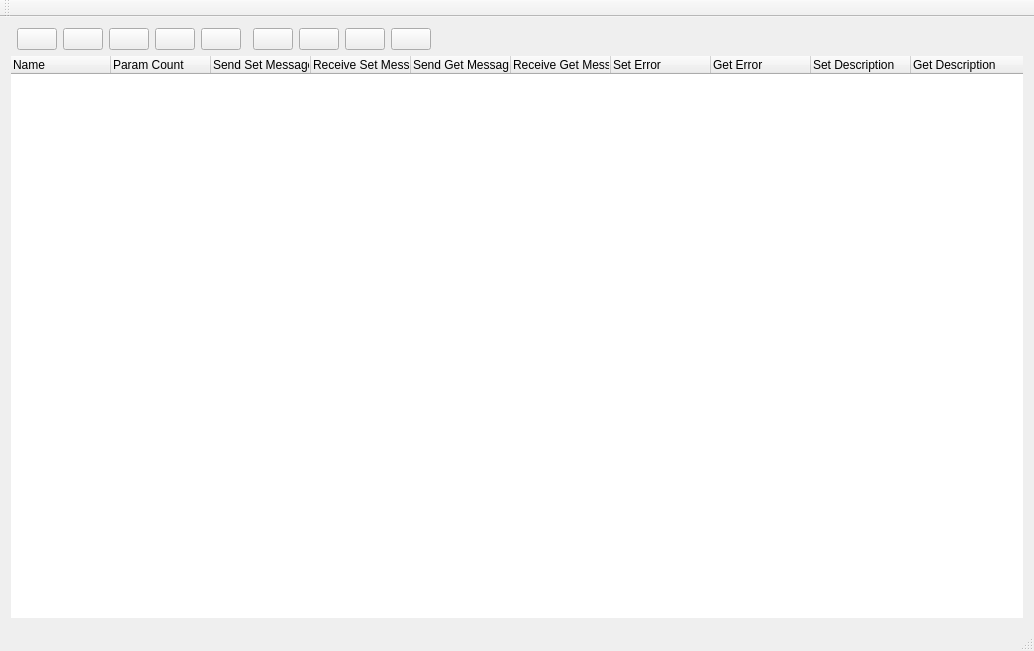
<?xml version="1.0" encoding="UTF-8"?>
<ui version="4.0">
 <class>MainWindow</class>
 <widget class="QMainWindow" name="MainWindow">
  <property name="geometry">
   <rect>
    <x>0</x>
    <y>0</y>
    <width>1034</width>
    <height>651</height>
   </rect>
  </property>
  <property name="windowTitle">
   <string>MainWindow</string>
  </property>
  <property name="styleSheet">
   <string notr="true"/>
  </property>
  <widget class="QWidget" name="centralWidget">
   <layout class="QGridLayout" name="gridLayout_2">
    <item row="0" column="3">
     <widget class="QPushButton" name="createButton">
      <property name="toolTip">
       <string>Create Test Cases</string>
      </property>
      <property name="text">
       <string/>
      </property>
      <property name="icon">
       <iconset resource="res.qrc">
        <normaloff>:/res/add-icon.png</normaloff>:/res/add-icon.png</iconset>
      </property>
      <property name="iconSize">
       <size>
        <width>32</width>
        <height>32</height>
       </size>
      </property>
     </widget>
    </item>
    <item row="0" column="7">
     <widget class="QPushButton" name="clearButton">
      <property name="toolTip">
       <string>Clear All Cases</string>
      </property>
      <property name="text">
       <string/>
      </property>
      <property name="icon">
       <iconset resource="res.qrc">
        <normaloff>:/res/Actions-edit-clear-icon.png</normaloff>:/res/Actions-edit-clear-icon.png</iconset>
      </property>
      <property name="iconSize">
       <size>
        <width>32</width>
        <height>32</height>
       </size>
      </property>
     </widget>
    </item>
    <item row="0" column="1">
     <widget class="QPushButton" name="connectButton">
      <property name="sizePolicy">
       <sizepolicy hsizetype="Minimum" vsizetype="Fixed">
        <horstretch>0</horstretch>
        <verstretch>0</verstretch>
       </sizepolicy>
      </property>
      <property name="toolTip">
       <string>Server Connection</string>
      </property>
      <property name="text">
       <string/>
      </property>
      <property name="icon">
       <iconset resource="res.qrc">
        <normaloff>:/res/connect-icon.png</normaloff>:/res/connect-icon.png</iconset>
      </property>
      <property name="iconSize">
       <size>
        <width>32</width>
        <height>32</height>
       </size>
      </property>
     </widget>
    </item>
    <item row="0" column="10">
     <widget class="QPushButton" name="settingsButton">
      <property name="toolTip">
       <string>Settings</string>
      </property>
      <property name="text">
       <string/>
      </property>
      <property name="icon">
       <iconset resource="res.qrc">
        <normaloff>:/res/Categories-preferences-system-icon.png</normaloff>:/res/Categories-preferences-system-icon.png</iconset>
      </property>
      <property name="iconSize">
       <size>
        <width>32</width>
        <height>32</height>
       </size>
      </property>
     </widget>
    </item>
    <item row="0" column="12">
     <spacer name="horizontalSpacer">
      <property name="orientation">
       <enum>Qt::Horizontal</enum>
      </property>
      <property name="sizeHint" stdset="0">
       <size>
        <width>235</width>
        <height>20</height>
       </size>
      </property>
     </spacer>
    </item>
    <item row="0" column="4">
     <widget class="QPushButton" name="sendButton">
      <property name="toolTip">
       <string>Send Current Case</string>
      </property>
      <property name="text">
       <string/>
      </property>
      <property name="icon">
       <iconset resource="res.qrc">
        <normaloff>:/res/email-send-icon.png</normaloff>:/res/email-send-icon.png</iconset>
      </property>
      <property name="iconSize">
       <size>
        <width>32</width>
        <height>32</height>
       </size>
      </property>
     </widget>
    </item>
    <item row="0" column="2">
     <widget class="QPushButton" name="openButton">
      <property name="sizePolicy">
       <sizepolicy hsizetype="Minimum" vsizetype="Fixed">
        <horstretch>0</horstretch>
        <verstretch>0</verstretch>
       </sizepolicy>
      </property>
      <property name="toolTip">
       <string>File Open</string>
      </property>
      <property name="text">
       <string/>
      </property>
      <property name="icon">
       <iconset resource="res.qrc">
        <normaloff>:/res/Open-file-icon.png</normaloff>:/res/Open-file-icon.png</iconset>
      </property>
      <property name="iconSize">
       <size>
        <width>32</width>
        <height>32</height>
       </size>
      </property>
     </widget>
    </item>
    <item row="0" column="5">
     <widget class="QPushButton" name="sendAllButton">
      <property name="toolTip">
       <string>Send All Cases</string>
      </property>
      <property name="text">
       <string/>
      </property>
      <property name="icon">
       <iconset resource="res.qrc">
        <normaloff>:/res/send_all_play_32.png</normaloff>:/res/send_all_play_32.png</iconset>
      </property>
      <property name="iconSize">
       <size>
        <width>32</width>
        <height>32</height>
       </size>
      </property>
     </widget>
    </item>
    <item row="1" column="0" colspan="13">
     <widget class="QTreeWidget" name="treeWidget">
      <property name="autoFillBackground">
       <bool>false</bool>
      </property>
      <property name="frameShape">
       <enum>QFrame::NoFrame</enum>
      </property>
      <property name="uniformRowHeights">
       <bool>true</bool>
      </property>
      <column>
       <property name="text">
        <string>Name</string>
       </property>
      </column>
      <column>
       <property name="text">
        <string>Param Count</string>
       </property>
      </column>
      <column>
       <property name="text">
        <string>Send Set Message</string>
       </property>
      </column>
      <column>
       <property name="text">
        <string>Receive Set Message</string>
       </property>
      </column>
      <column>
       <property name="text">
        <string>Send Get Message</string>
       </property>
      </column>
      <column>
       <property name="text">
        <string>Receive Get Message</string>
       </property>
      </column>
      <column>
       <property name="text">
        <string>Set Error</string>
       </property>
      </column>
      <column>
       <property name="text">
        <string>Get Error</string>
       </property>
      </column>
      <column>
       <property name="text">
        <string>Set Description</string>
       </property>
      </column>
      <column>
       <property name="text">
        <string>Get Description</string>
       </property>
      </column>
     </widget>
    </item>
    <item row="0" column="8">
     <widget class="QPushButton" name="pinButton">
      <property name="toolTip">
       <string>Send All Cases</string>
      </property>
      <property name="text">
       <string/>
      </property>
      <property name="icon">
       <iconset resource="res.qrc">
        <normaloff>:/res/show_detail.png</normaloff>:/res/show_detail.png</iconset>
      </property>
      <property name="iconSize">
       <size>
        <width>32</width>
        <height>32</height>
       </size>
      </property>
      <property name="checkable">
       <bool>true</bool>
      </property>
     </widget>
    </item>
    <item row="0" column="9">
     <widget class="QPushButton" name="autoQueryButton">
      <property name="toolTip">
       <string>Send All Cases</string>
      </property>
      <property name="text">
       <string/>
      </property>
      <property name="icon">
       <iconset resource="res.qrc">
        <normaloff>:/res/query_start_32.png</normaloff>:/res/query_start_32.png</iconset>
      </property>
      <property name="iconSize">
       <size>
        <width>32</width>
        <height>32</height>
       </size>
      </property>
      <property name="checkable">
       <bool>true</bool>
      </property>
     </widget>
    </item>
   </layout>
  </widget>
  <widget class="QMenuBar" name="menuBar">
   <property name="geometry">
    <rect>
     <x>0</x>
     <y>0</y>
     <width>1034</width>
     <height>20</height>
    </rect>
   </property>
  </widget>
  <widget class="QToolBar" name="mainToolBar">
   <attribute name="toolBarArea">
    <enum>TopToolBarArea</enum>
   </attribute>
   <attribute name="toolBarBreak">
    <bool>false</bool>
   </attribute>
  </widget>
  <widget class="QStatusBar" name="statusBar"/>
 </widget>
 <layoutdefault spacing="6" margin="11"/>
 <resources>
  <include location="res.qrc"/>
 </resources>
 <connections/>
</ui>
